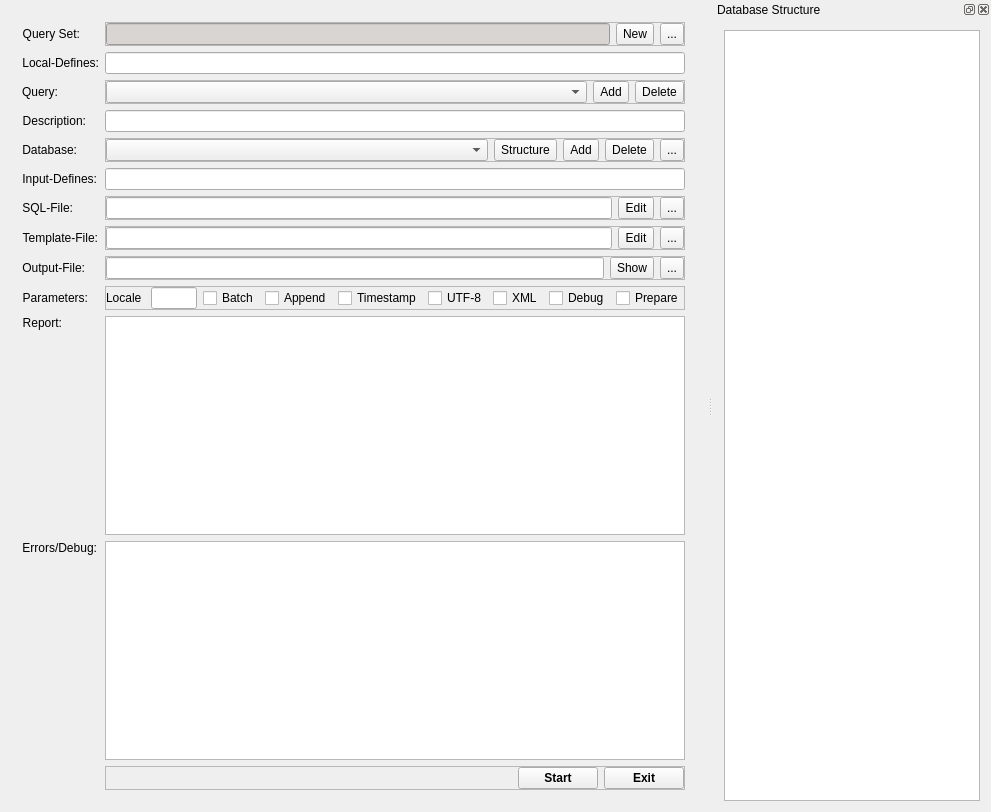
<?xml version="1.0" encoding="UTF-8"?>
<ui version="4.0">
 <class>SqlReportClass</class>
 <widget class="QMainWindow" name="SqlReportClass">
  <property name="geometry">
   <rect>
    <x>0</x>
    <y>0</y>
    <width>991</width>
    <height>812</height>
   </rect>
  </property>
  <property name="font">
   <font>
    <weight>50</weight>
    <bold>false</bold>
   </font>
  </property>
  <property name="windowTitle">
   <string>SqlReport</string>
  </property>
  <widget class="QWidget" name="centralWidget">
   <property name="sizePolicy">
    <sizepolicy hsizetype="Expanding" vsizetype="Expanding">
     <horstretch>0</horstretch>
     <verstretch>0</verstretch>
    </sizepolicy>
   </property>
   <property name="maximumSize">
    <size>
     <width>16777215</width>
     <height>16777215</height>
    </size>
   </property>
   <layout class="QGridLayout" name="gridLayout">
    <item row="0" column="0">
     <widget class="QWidget" name="widgetParameter" native="true">
      <property name="sizePolicy">
       <sizepolicy hsizetype="Expanding" vsizetype="Expanding">
        <horstretch>0</horstretch>
        <verstretch>0</verstretch>
       </sizepolicy>
      </property>
      <layout class="QFormLayout" name="formLayout">
       <item row="0" column="0">
        <widget class="QLabel" name="lblQuerySet">
         <property name="maximumSize">
          <size>
           <width>80</width>
           <height>16777215</height>
          </size>
         </property>
         <property name="font">
          <font>
           <family>Tahoma</family>
           <pointsize>9</pointsize>
           <weight>50</weight>
           <italic>false</italic>
           <bold>false</bold>
           <underline>false</underline>
           <strikeout>false</strikeout>
          </font>
         </property>
         <property name="text">
          <string>Query Set:</string>
         </property>
         <property name="alignment">
          <set>Qt::AlignRight|Qt::AlignTrailing|Qt::AlignVCenter</set>
         </property>
        </widget>
       </item>
       <item row="0" column="1">
        <widget class="QFrame" name="frameQuerySet">
         <property name="frameShape">
          <enum>QFrame::StyledPanel</enum>
         </property>
         <property name="frameShadow">
          <enum>QFrame::Raised</enum>
         </property>
         <layout class="QHBoxLayout" name="horizontalLayout_8">
          <property name="leftMargin">
           <number>0</number>
          </property>
          <property name="topMargin">
           <number>0</number>
          </property>
          <property name="rightMargin">
           <number>0</number>
          </property>
          <property name="bottomMargin">
           <number>0</number>
          </property>
          <item>
           <widget class="QLineEdit" name="lineQuerySetName">
            <property name="font">
             <font>
              <family>Tahoma</family>
              <pointsize>9</pointsize>
             </font>
            </property>
            <property name="toolTip">
             <string>active query set XML file</string>
            </property>
            <property name="autoFillBackground">
             <bool>false</bool>
            </property>
            <property name="styleSheet">
             <string notr="true">QLineEdit { background: rgb(217, 213, 211) }</string>
            </property>
            <property name="frame">
             <bool>true</bool>
            </property>
            <property name="readOnly">
             <bool>true</bool>
            </property>
           </widget>
          </item>
          <item>
           <widget class="QToolButton" name="toolButtonQuerySetNew">
            <property name="sizePolicy">
             <sizepolicy hsizetype="Preferred" vsizetype="Preferred">
              <horstretch>0</horstretch>
              <verstretch>0</verstretch>
             </sizepolicy>
            </property>
            <property name="maximumSize">
             <size>
              <width>16777215</width>
              <height>16777215</height>
             </size>
            </property>
            <property name="font">
             <font>
              <family>Tahoma</family>
              <pointsize>9</pointsize>
             </font>
            </property>
            <property name="text">
             <string>New</string>
            </property>
           </widget>
          </item>
          <item>
           <widget class="QToolButton" name="but_querySet">
            <property name="sizePolicy">
             <sizepolicy hsizetype="Preferred" vsizetype="Preferred">
              <horstretch>0</horstretch>
              <verstretch>0</verstretch>
             </sizepolicy>
            </property>
            <property name="maximumSize">
             <size>
              <width>16777215</width>
              <height>16777215</height>
             </size>
            </property>
            <property name="font">
             <font>
              <family>Tahoma</family>
              <pointsize>9</pointsize>
             </font>
            </property>
            <property name="text">
             <string>...</string>
            </property>
           </widget>
          </item>
         </layout>
        </widget>
       </item>
       <item row="1" column="0">
        <widget class="QLabel" name="labelLocal">
         <property name="font">
          <font>
           <family>Tahoma</family>
           <pointsize>9</pointsize>
          </font>
         </property>
         <property name="toolTip">
          <string/>
         </property>
         <property name="text">
          <string>Local-Defines:</string>
         </property>
         <property name="alignment">
          <set>Qt::AlignRight|Qt::AlignTrailing|Qt::AlignVCenter</set>
         </property>
        </widget>
       </item>
       <item row="1" column="1">
        <widget class="QLineEdit" name="lineEditLocal">
         <property name="font">
          <font>
           <family>Tahoma</family>
           <pointsize>9</pointsize>
          </font>
         </property>
         <property name="toolTip">
          <string>Format param1:=value1|param2:=value2...</string>
         </property>
        </widget>
       </item>
       <item row="2" column="0">
        <widget class="QLabel" name="labelQuerySet">
         <property name="font">
          <font>
           <family>Tahoma</family>
           <pointsize>9</pointsize>
          </font>
         </property>
         <property name="text">
          <string>Query:</string>
         </property>
         <property name="alignment">
          <set>Qt::AlignRight|Qt::AlignTrailing|Qt::AlignVCenter</set>
         </property>
        </widget>
       </item>
       <item row="2" column="1">
        <widget class="QFrame" name="frameQuery">
         <property name="frameShape">
          <enum>QFrame::StyledPanel</enum>
         </property>
         <property name="frameShadow">
          <enum>QFrame::Raised</enum>
         </property>
         <layout class="QHBoxLayout" name="horizontalLayout_7">
          <property name="leftMargin">
           <number>0</number>
          </property>
          <property name="topMargin">
           <number>0</number>
          </property>
          <property name="rightMargin">
           <number>0</number>
          </property>
          <property name="bottomMargin">
           <number>0</number>
          </property>
          <item>
           <widget class="QComboBox" name="cbQuerySet">
            <property name="sizePolicy">
             <sizepolicy hsizetype="Preferred" vsizetype="Preferred">
              <horstretch>1</horstretch>
              <verstretch>0</verstretch>
             </sizepolicy>
            </property>
            <property name="font">
             <font>
              <family>Tahoma</family>
              <pointsize>9</pointsize>
              <weight>50</weight>
              <italic>false</italic>
              <bold>false</bold>
              <underline>false</underline>
              <strikeout>false</strikeout>
             </font>
            </property>
            <property name="editable">
             <bool>false</bool>
            </property>
           </widget>
          </item>
          <item>
           <widget class="QToolButton" name="but_AddQuerySet">
            <property name="sizePolicy">
             <sizepolicy hsizetype="Preferred" vsizetype="Preferred">
              <horstretch>0</horstretch>
              <verstretch>0</verstretch>
             </sizepolicy>
            </property>
            <property name="maximumSize">
             <size>
              <width>16777215</width>
              <height>16777215</height>
             </size>
            </property>
            <property name="font">
             <font>
              <family>Tahoma</family>
              <pointsize>9</pointsize>
             </font>
            </property>
            <property name="text">
             <string>Add</string>
            </property>
           </widget>
          </item>
          <item>
           <widget class="QToolButton" name="but_DeleteQuerySet">
            <property name="sizePolicy">
             <sizepolicy hsizetype="Preferred" vsizetype="Preferred">
              <horstretch>0</horstretch>
              <verstretch>0</verstretch>
             </sizepolicy>
            </property>
            <property name="maximumSize">
             <size>
              <width>16777215</width>
              <height>16777215</height>
             </size>
            </property>
            <property name="font">
             <font>
              <family>Tahoma</family>
              <pointsize>9</pointsize>
             </font>
            </property>
            <property name="text">
             <string>Delete</string>
            </property>
           </widget>
          </item>
         </layout>
        </widget>
       </item>
       <item row="3" column="0">
        <widget class="QLabel" name="lblDescr">
         <property name="font">
          <font>
           <family>Tahoma</family>
           <pointsize>9</pointsize>
           <weight>50</weight>
           <italic>false</italic>
           <bold>false</bold>
           <underline>false</underline>
           <strikeout>false</strikeout>
          </font>
         </property>
         <property name="text">
          <string>Description:</string>
         </property>
         <property name="alignment">
          <set>Qt::AlignRight|Qt::AlignTrailing|Qt::AlignVCenter</set>
         </property>
        </widget>
       </item>
       <item row="3" column="1">
        <widget class="QLineEdit" name="leDescr">
         <property name="font">
          <font>
           <family>Tahoma</family>
           <pointsize>9</pointsize>
           <weight>50</weight>
           <italic>false</italic>
           <bold>false</bold>
           <underline>false</underline>
           <strikeout>false</strikeout>
          </font>
         </property>
        </widget>
       </item>
       <item row="4" column="0">
        <widget class="QLabel" name="labelDatabase">
         <property name="font">
          <font>
           <family>Tahoma</family>
           <pointsize>9</pointsize>
           <weight>50</weight>
           <italic>false</italic>
           <bold>false</bold>
           <underline>false</underline>
           <strikeout>false</strikeout>
          </font>
         </property>
         <property name="text">
          <string>Database:</string>
         </property>
         <property name="alignment">
          <set>Qt::AlignRight|Qt::AlignTrailing|Qt::AlignVCenter</set>
         </property>
        </widget>
       </item>
       <item row="4" column="1">
        <widget class="QFrame" name="frameDatabase">
         <property name="frameShape">
          <enum>QFrame::StyledPanel</enum>
         </property>
         <property name="frameShadow">
          <enum>QFrame::Raised</enum>
         </property>
         <layout class="QHBoxLayout" name="horizontalLayout_6">
          <property name="leftMargin">
           <number>0</number>
          </property>
          <property name="topMargin">
           <number>0</number>
          </property>
          <property name="rightMargin">
           <number>0</number>
          </property>
          <property name="bottomMargin">
           <number>0</number>
          </property>
          <item>
           <widget class="QComboBox" name="comboBoxDatabase">
            <property name="sizePolicy">
             <sizepolicy hsizetype="Preferred" vsizetype="Preferred">
              <horstretch>1</horstretch>
              <verstretch>0</verstretch>
             </sizepolicy>
            </property>
            <property name="font">
             <font>
              <family>Tahoma</family>
              <pointsize>9</pointsize>
              <weight>50</weight>
              <bold>false</bold>
             </font>
            </property>
           </widget>
          </item>
          <item>
           <widget class="QToolButton" name="btnShowTables">
            <property name="sizePolicy">
             <sizepolicy hsizetype="Preferred" vsizetype="Preferred">
              <horstretch>0</horstretch>
              <verstretch>0</verstretch>
             </sizepolicy>
            </property>
            <property name="maximumSize">
             <size>
              <width>16777215</width>
              <height>16777215</height>
             </size>
            </property>
            <property name="font">
             <font>
              <family>Tahoma</family>
              <pointsize>9</pointsize>
             </font>
            </property>
            <property name="layoutDirection">
             <enum>Qt::LeftToRight</enum>
            </property>
            <property name="text">
             <string>Structure</string>
            </property>
           </widget>
          </item>
          <item>
           <widget class="QToolButton" name="but_AddDatabase">
            <property name="sizePolicy">
             <sizepolicy hsizetype="Preferred" vsizetype="Preferred">
              <horstretch>0</horstretch>
              <verstretch>0</verstretch>
             </sizepolicy>
            </property>
            <property name="maximumSize">
             <size>
              <width>16777215</width>
              <height>16777215</height>
             </size>
            </property>
            <property name="font">
             <font>
              <family>Tahoma</family>
              <pointsize>9</pointsize>
             </font>
            </property>
            <property name="text">
             <string>Add</string>
            </property>
           </widget>
          </item>
          <item>
           <widget class="QToolButton" name="but_DeleteDatabase">
            <property name="sizePolicy">
             <sizepolicy hsizetype="Preferred" vsizetype="Preferred">
              <horstretch>0</horstretch>
              <verstretch>0</verstretch>
             </sizepolicy>
            </property>
            <property name="minimumSize">
             <size>
              <width>0</width>
              <height>0</height>
             </size>
            </property>
            <property name="maximumSize">
             <size>
              <width>16777215</width>
              <height>16777215</height>
             </size>
            </property>
            <property name="font">
             <font>
              <family>Tahoma</family>
              <pointsize>9</pointsize>
             </font>
            </property>
            <property name="text">
             <string>Delete</string>
            </property>
           </widget>
          </item>
          <item>
           <widget class="QToolButton" name="but_database">
            <property name="sizePolicy">
             <sizepolicy hsizetype="Preferred" vsizetype="Preferred">
              <horstretch>0</horstretch>
              <verstretch>0</verstretch>
             </sizepolicy>
            </property>
            <property name="font">
             <font>
              <family>Tahoma</family>
              <pointsize>9</pointsize>
             </font>
            </property>
            <property name="text">
             <string>...</string>
            </property>
           </widget>
          </item>
         </layout>
        </widget>
       </item>
       <item row="5" column="0">
        <widget class="QLabel" name="labelInput">
         <property name="font">
          <font>
           <family>Tahoma</family>
           <pointsize>9</pointsize>
          </font>
         </property>
         <property name="text">
          <string>Input-Defines:</string>
         </property>
         <property name="alignment">
          <set>Qt::AlignRight|Qt::AlignTrailing|Qt::AlignVCenter</set>
         </property>
        </widget>
       </item>
       <item row="5" column="1">
        <widget class="QLineEdit" name="lineEditInput">
         <property name="font">
          <font>
           <family>Tahoma</family>
           <pointsize>9</pointsize>
          </font>
         </property>
         <property name="toolTip">
          <string>Format param1:=value1|param2:=value2...</string>
         </property>
        </widget>
       </item>
       <item row="6" column="0">
        <widget class="QLabel" name="labelSql">
         <property name="font">
          <font>
           <family>Tahoma</family>
           <pointsize>9</pointsize>
           <weight>50</weight>
           <italic>false</italic>
           <bold>false</bold>
           <underline>false</underline>
           <strikeout>false</strikeout>
          </font>
         </property>
         <property name="text">
          <string>SQL-File:</string>
         </property>
         <property name="alignment">
          <set>Qt::AlignRight|Qt::AlignTrailing|Qt::AlignVCenter</set>
         </property>
        </widget>
       </item>
       <item row="6" column="1">
        <widget class="QFrame" name="frameSql">
         <property name="frameShape">
          <enum>QFrame::StyledPanel</enum>
         </property>
         <property name="frameShadow">
          <enum>QFrame::Raised</enum>
         </property>
         <layout class="QHBoxLayout" name="horizontalLayout_5">
          <property name="leftMargin">
           <number>0</number>
          </property>
          <property name="topMargin">
           <number>0</number>
          </property>
          <property name="rightMargin">
           <number>0</number>
          </property>
          <property name="bottomMargin">
           <number>0</number>
          </property>
          <item>
           <widget class="QLineEdit" name="outSql">
            <property name="font">
             <font>
              <family>Tahoma</family>
              <pointsize>9</pointsize>
              <weight>50</weight>
              <italic>false</italic>
              <bold>false</bold>
              <underline>false</underline>
              <strikeout>false</strikeout>
             </font>
            </property>
           </widget>
          </item>
          <item>
           <widget class="QToolButton" name="btnEditSql">
            <property name="sizePolicy">
             <sizepolicy hsizetype="Preferred" vsizetype="Preferred">
              <horstretch>0</horstretch>
              <verstretch>0</verstretch>
             </sizepolicy>
            </property>
            <property name="maximumSize">
             <size>
              <width>16777215</width>
              <height>16777215</height>
             </size>
            </property>
            <property name="font">
             <font>
              <family>Tahoma</family>
              <pointsize>9</pointsize>
             </font>
            </property>
            <property name="focusPolicy">
             <enum>Qt::TabFocus</enum>
            </property>
            <property name="text">
             <string>Edit</string>
            </property>
           </widget>
          </item>
          <item>
           <widget class="QToolButton" name="but_outSql">
            <property name="sizePolicy">
             <sizepolicy hsizetype="Preferred" vsizetype="Preferred">
              <horstretch>0</horstretch>
              <verstretch>0</verstretch>
             </sizepolicy>
            </property>
            <property name="font">
             <font>
              <family>Tahoma</family>
              <pointsize>9</pointsize>
             </font>
            </property>
            <property name="text">
             <string>...</string>
            </property>
           </widget>
          </item>
         </layout>
        </widget>
       </item>
       <item row="7" column="0">
        <widget class="QLabel" name="labelTemplate">
         <property name="font">
          <font>
           <family>Tahoma</family>
           <pointsize>9</pointsize>
           <weight>50</weight>
           <italic>false</italic>
           <bold>false</bold>
           <underline>false</underline>
           <strikeout>false</strikeout>
          </font>
         </property>
         <property name="text">
          <string>Template-File:</string>
         </property>
         <property name="alignment">
          <set>Qt::AlignRight|Qt::AlignTrailing|Qt::AlignVCenter</set>
         </property>
        </widget>
       </item>
       <item row="7" column="1">
        <widget class="QFrame" name="frameTemplate">
         <property name="frameShape">
          <enum>QFrame::StyledPanel</enum>
         </property>
         <property name="frameShadow">
          <enum>QFrame::Raised</enum>
         </property>
         <layout class="QHBoxLayout" name="horizontalLayout_4">
          <property name="leftMargin">
           <number>0</number>
          </property>
          <property name="topMargin">
           <number>0</number>
          </property>
          <property name="rightMargin">
           <number>0</number>
          </property>
          <property name="bottomMargin">
           <number>0</number>
          </property>
          <item>
           <widget class="QLineEdit" name="outTemplate">
            <property name="font">
             <font>
              <family>Tahoma</family>
              <pointsize>9</pointsize>
              <weight>50</weight>
              <italic>false</italic>
              <bold>false</bold>
              <underline>false</underline>
              <strikeout>false</strikeout>
             </font>
            </property>
           </widget>
          </item>
          <item>
           <widget class="QToolButton" name="btnEditTemplate">
            <property name="sizePolicy">
             <sizepolicy hsizetype="Preferred" vsizetype="Preferred">
              <horstretch>0</horstretch>
              <verstretch>0</verstretch>
             </sizepolicy>
            </property>
            <property name="maximumSize">
             <size>
              <width>16777215</width>
              <height>16777215</height>
             </size>
            </property>
            <property name="font">
             <font>
              <family>Tahoma</family>
              <pointsize>9</pointsize>
             </font>
            </property>
            <property name="text">
             <string>Edit</string>
            </property>
           </widget>
          </item>
          <item>
           <widget class="QToolButton" name="but_outTemplate">
            <property name="sizePolicy">
             <sizepolicy hsizetype="Preferred" vsizetype="Preferred">
              <horstretch>0</horstretch>
              <verstretch>0</verstretch>
             </sizepolicy>
            </property>
            <property name="font">
             <font>
              <family>Tahoma</family>
              <pointsize>9</pointsize>
             </font>
            </property>
            <property name="text">
             <string>...</string>
            </property>
           </widget>
          </item>
         </layout>
        </widget>
       </item>
       <item row="8" column="0">
        <widget class="QLabel" name="labelOutput">
         <property name="font">
          <font>
           <family>Tahoma</family>
           <pointsize>9</pointsize>
           <weight>50</weight>
           <italic>false</italic>
           <bold>false</bold>
           <underline>false</underline>
           <strikeout>false</strikeout>
          </font>
         </property>
         <property name="text">
          <string>Output-File:</string>
         </property>
         <property name="alignment">
          <set>Qt::AlignRight|Qt::AlignTrailing|Qt::AlignVCenter</set>
         </property>
        </widget>
       </item>
       <item row="8" column="1">
        <widget class="QFrame" name="frameOutput">
         <property name="frameShape">
          <enum>QFrame::StyledPanel</enum>
         </property>
         <property name="frameShadow">
          <enum>QFrame::Raised</enum>
         </property>
         <layout class="QHBoxLayout" name="horizontalLayout_3">
          <property name="leftMargin">
           <number>0</number>
          </property>
          <property name="topMargin">
           <number>0</number>
          </property>
          <property name="rightMargin">
           <number>0</number>
          </property>
          <property name="bottomMargin">
           <number>0</number>
          </property>
          <item>
           <widget class="QLineEdit" name="output">
            <property name="font">
             <font>
              <family>Tahoma</family>
              <pointsize>9</pointsize>
              <weight>50</weight>
              <italic>false</italic>
              <bold>false</bold>
              <underline>false</underline>
              <strikeout>false</strikeout>
             </font>
            </property>
           </widget>
          </item>
          <item>
           <widget class="QToolButton" name="btnShowOutput">
            <property name="sizePolicy">
             <sizepolicy hsizetype="Preferred" vsizetype="Preferred">
              <horstretch>0</horstretch>
              <verstretch>0</verstretch>
             </sizepolicy>
            </property>
            <property name="maximumSize">
             <size>
              <width>16777215</width>
              <height>16777215</height>
             </size>
            </property>
            <property name="font">
             <font>
              <family>Tahoma</family>
              <pointsize>9</pointsize>
             </font>
            </property>
            <property name="text">
             <string>Show</string>
            </property>
           </widget>
          </item>
          <item>
           <widget class="QToolButton" name="but_output">
            <property name="sizePolicy">
             <sizepolicy hsizetype="Preferred" vsizetype="Preferred">
              <horstretch>0</horstretch>
              <verstretch>0</verstretch>
             </sizepolicy>
            </property>
            <property name="font">
             <font>
              <family>Tahoma</family>
              <pointsize>9</pointsize>
             </font>
            </property>
            <property name="text">
             <string>...</string>
            </property>
           </widget>
          </item>
         </layout>
        </widget>
       </item>
       <item row="9" column="0">
        <widget class="QLabel" name="labelParameter">
         <property name="font">
          <font>
           <family>Tahoma</family>
           <pointsize>9</pointsize>
          </font>
         </property>
         <property name="text">
          <string>Parameters:</string>
         </property>
         <property name="alignment">
          <set>Qt::AlignRight|Qt::AlignTrailing|Qt::AlignVCenter</set>
         </property>
        </widget>
       </item>
       <item row="9" column="1">
        <widget class="QFrame" name="frmCheckBoxes">
         <property name="frameShape">
          <enum>QFrame::StyledPanel</enum>
         </property>
         <property name="frameShadow">
          <enum>QFrame::Raised</enum>
         </property>
         <layout class="QHBoxLayout" name="horizontalLayout_2">
          <property name="leftMargin">
           <number>0</number>
          </property>
          <property name="topMargin">
           <number>0</number>
          </property>
          <property name="rightMargin">
           <number>0</number>
          </property>
          <property name="bottomMargin">
           <number>0</number>
          </property>
          <item>
           <widget class="QLabel" name="lblLocale">
            <property name="sizePolicy">
             <sizepolicy hsizetype="Preferred" vsizetype="Preferred">
              <horstretch>0</horstretch>
              <verstretch>0</verstretch>
             </sizepolicy>
            </property>
            <property name="font">
             <font>
              <family>Tahoma</family>
              <pointsize>9</pointsize>
             </font>
            </property>
            <property name="text">
             <string>Locale </string>
            </property>
           </widget>
          </item>
          <item>
           <widget class="QLineEdit" name="leLocale">
            <property name="sizePolicy">
             <sizepolicy hsizetype="Expanding" vsizetype="Preferred">
              <horstretch>0</horstretch>
              <verstretch>0</verstretch>
             </sizepolicy>
            </property>
            <property name="font">
             <font>
              <pointsize>9</pointsize>
             </font>
            </property>
           </widget>
          </item>
          <item>
           <widget class="QCheckBox" name="checkBoxBatchRun">
            <property name="sizePolicy">
             <sizepolicy hsizetype="Preferred" vsizetype="Preferred">
              <horstretch>0</horstretch>
              <verstretch>0</verstretch>
             </sizepolicy>
            </property>
            <property name="font">
             <font>
              <family>Tahoma</family>
              <pointsize>9</pointsize>
             </font>
            </property>
            <property name="text">
             <string>Batch</string>
            </property>
           </widget>
          </item>
          <item>
           <widget class="QCheckBox" name="cbAppendOutput">
            <property name="sizePolicy">
             <sizepolicy hsizetype="Minimum" vsizetype="Preferred">
              <horstretch>0</horstretch>
              <verstretch>0</verstretch>
             </sizepolicy>
            </property>
            <property name="maximumSize">
             <size>
              <width>120</width>
              <height>16777215</height>
             </size>
            </property>
            <property name="font">
             <font>
              <family>Tahoma</family>
              <pointsize>9</pointsize>
              <weight>50</weight>
              <italic>false</italic>
              <bold>false</bold>
              <underline>false</underline>
              <strikeout>false</strikeout>
             </font>
            </property>
            <property name="text">
             <string>Append</string>
            </property>
           </widget>
          </item>
          <item>
           <widget class="QCheckBox" name="cbTimeStamp">
            <property name="sizePolicy">
             <sizepolicy hsizetype="Minimum" vsizetype="Preferred">
              <horstretch>0</horstretch>
              <verstretch>0</verstretch>
             </sizepolicy>
            </property>
            <property name="font">
             <font>
              <family>Tahoma</family>
              <pointsize>9</pointsize>
              <weight>50</weight>
              <italic>false</italic>
              <bold>false</bold>
              <underline>false</underline>
              <strikeout>false</strikeout>
             </font>
            </property>
            <property name="text">
             <string>Timestamp</string>
            </property>
           </widget>
          </item>
          <item>
           <widget class="QCheckBox" name="cbOutputUtf8">
            <property name="sizePolicy">
             <sizepolicy hsizetype="Minimum" vsizetype="Preferred">
              <horstretch>0</horstretch>
              <verstretch>0</verstretch>
             </sizepolicy>
            </property>
            <property name="font">
             <font>
              <family>Tahoma</family>
              <pointsize>9</pointsize>
              <weight>50</weight>
              <bold>false</bold>
             </font>
            </property>
            <property name="text">
             <string>UTF-8</string>
            </property>
           </widget>
          </item>
          <item>
           <widget class="QCheckBox" name="cbOutputXml">
            <property name="sizePolicy">
             <sizepolicy hsizetype="Minimum" vsizetype="Preferred">
              <horstretch>0</horstretch>
              <verstretch>0</verstretch>
             </sizepolicy>
            </property>
            <property name="font">
             <font>
              <family>Tahoma</family>
              <pointsize>9</pointsize>
             </font>
            </property>
            <property name="text">
             <string>XML</string>
            </property>
           </widget>
          </item>
          <item>
           <widget class="QCheckBox" name="checkBoxDebug">
            <property name="sizePolicy">
             <sizepolicy hsizetype="Minimum" vsizetype="Preferred">
              <horstretch>0</horstretch>
              <verstretch>0</verstretch>
             </sizepolicy>
            </property>
            <property name="font">
             <font>
              <family>Tahoma</family>
              <pointsize>9</pointsize>
             </font>
            </property>
            <property name="text">
             <string>Debug</string>
            </property>
           </widget>
          </item>
          <item>
           <widget class="QCheckBox" name="checkBoxPrepare">
            <property name="sizePolicy">
             <sizepolicy hsizetype="Minimum" vsizetype="Preferred">
              <horstretch>0</horstretch>
              <verstretch>0</verstretch>
             </sizepolicy>
            </property>
            <property name="font">
             <font>
              <family>Tahoma</family>
              <pointsize>9</pointsize>
             </font>
            </property>
            <property name="text">
             <string>Prepare</string>
            </property>
           </widget>
          </item>
         </layout>
        </widget>
       </item>
       <item row="10" column="0">
        <widget class="QLabel" name="labelInfo">
         <property name="font">
          <font>
           <family>Tahoma</family>
           <pointsize>9</pointsize>
           <weight>50</weight>
           <italic>false</italic>
           <bold>false</bold>
           <underline>false</underline>
           <strikeout>false</strikeout>
          </font>
         </property>
         <property name="text">
          <string>Report:</string>
         </property>
         <property name="alignment">
          <set>Qt::AlignLeading|Qt::AlignLeft|Qt::AlignRight|Qt::AlignTop|Qt::AlignTrailing</set>
         </property>
        </widget>
       </item>
       <item row="10" column="1">
        <widget class="QTextEdit" name="teReport">
         <property name="sizePolicy">
          <sizepolicy hsizetype="Preferred" vsizetype="Preferred">
           <horstretch>0</horstretch>
           <verstretch>1</verstretch>
          </sizepolicy>
         </property>
         <property name="font">
          <font>
           <family>Tahoma</family>
           <pointsize>9</pointsize>
           <weight>50</weight>
           <italic>false</italic>
           <bold>false</bold>
           <underline>false</underline>
           <strikeout>false</strikeout>
          </font>
         </property>
        </widget>
       </item>
       <item row="11" column="0">
        <widget class="QLabel" name="labelErrors">
         <property name="font">
          <font>
           <family>Tahoma</family>
           <pointsize>9</pointsize>
           <weight>50</weight>
           <bold>false</bold>
          </font>
         </property>
         <property name="text">
          <string>Errors/Debug:</string>
         </property>
         <property name="alignment">
          <set>Qt::AlignRight|Qt::AlignTop|Qt::AlignTrailing</set>
         </property>
        </widget>
       </item>
       <item row="11" column="1">
        <widget class="QTextEdit" name="textEditError">
         <property name="sizePolicy">
          <sizepolicy hsizetype="Preferred" vsizetype="Preferred">
           <horstretch>0</horstretch>
           <verstretch>1</verstretch>
          </sizepolicy>
         </property>
         <property name="font">
          <font>
           <family>Tahoma</family>
           <pointsize>9</pointsize>
          </font>
         </property>
        </widget>
       </item>
       <item row="12" column="1">
        <widget class="QFrame" name="frameButton">
         <property name="frameShape">
          <enum>QFrame::StyledPanel</enum>
         </property>
         <property name="frameShadow">
          <enum>QFrame::Raised</enum>
         </property>
         <layout class="QHBoxLayout" name="horizontalLayout">
          <property name="leftMargin">
           <number>0</number>
          </property>
          <property name="topMargin">
           <number>0</number>
          </property>
          <property name="rightMargin">
           <number>0</number>
          </property>
          <property name="bottomMargin">
           <number>0</number>
          </property>
          <item>
           <spacer name="horizontalSpacer">
            <property name="orientation">
             <enum>Qt::Horizontal</enum>
            </property>
            <property name="sizeHint" stdset="0">
             <size>
              <width>40</width>
              <height>20</height>
             </size>
            </property>
           </spacer>
          </item>
          <item>
           <widget class="QPushButton" name="But_OK">
            <property name="sizePolicy">
             <sizepolicy hsizetype="Preferred" vsizetype="Preferred">
              <horstretch>0</horstretch>
              <verstretch>0</verstretch>
             </sizepolicy>
            </property>
            <property name="font">
             <font>
              <family>Tahoma</family>
              <pointsize>9</pointsize>
              <weight>75</weight>
              <italic>false</italic>
              <bold>true</bold>
              <underline>false</underline>
              <strikeout>false</strikeout>
             </font>
            </property>
            <property name="text">
             <string>Start</string>
            </property>
           </widget>
          </item>
          <item>
           <widget class="QPushButton" name="pushButtonExit">
            <property name="sizePolicy">
             <sizepolicy hsizetype="Preferred" vsizetype="Preferred">
              <horstretch>0</horstretch>
              <verstretch>0</verstretch>
             </sizepolicy>
            </property>
            <property name="font">
             <font>
              <family>Tahoma</family>
              <pointsize>9</pointsize>
              <weight>75</weight>
              <bold>true</bold>
             </font>
            </property>
            <property name="text">
             <string>Exit</string>
            </property>
           </widget>
          </item>
         </layout>
        </widget>
       </item>
      </layout>
     </widget>
    </item>
   </layout>
  </widget>
  <widget class="QDockWidget" name="dockWidget">
   <property name="sizePolicy">
    <sizepolicy hsizetype="Preferred" vsizetype="Preferred">
     <horstretch>0</horstretch>
     <verstretch>0</verstretch>
    </sizepolicy>
   </property>
   <property name="windowTitle">
    <string notr="true">Database Structure</string>
   </property>
   <attribute name="dockWidgetArea">
    <number>2</number>
   </attribute>
   <widget class="QWidget" name="dockWidgetContents">
    <property name="sizePolicy">
     <sizepolicy hsizetype="Preferred" vsizetype="Preferred">
      <horstretch>0</horstretch>
      <verstretch>0</verstretch>
     </sizepolicy>
    </property>
    <layout class="QGridLayout" name="gridLayout_2">
     <item row="0" column="0">
      <widget class="QTreeView" name="tvTable">
       <property name="sizePolicy">
        <sizepolicy hsizetype="Preferred" vsizetype="Preferred">
         <horstretch>0</horstretch>
         <verstretch>0</verstretch>
        </sizepolicy>
       </property>
      </widget>
     </item>
    </layout>
   </widget>
  </widget>
 </widget>
 <layoutdefault spacing="6" margin="11"/>
 <resources/>
 <connections/>
</ui>
